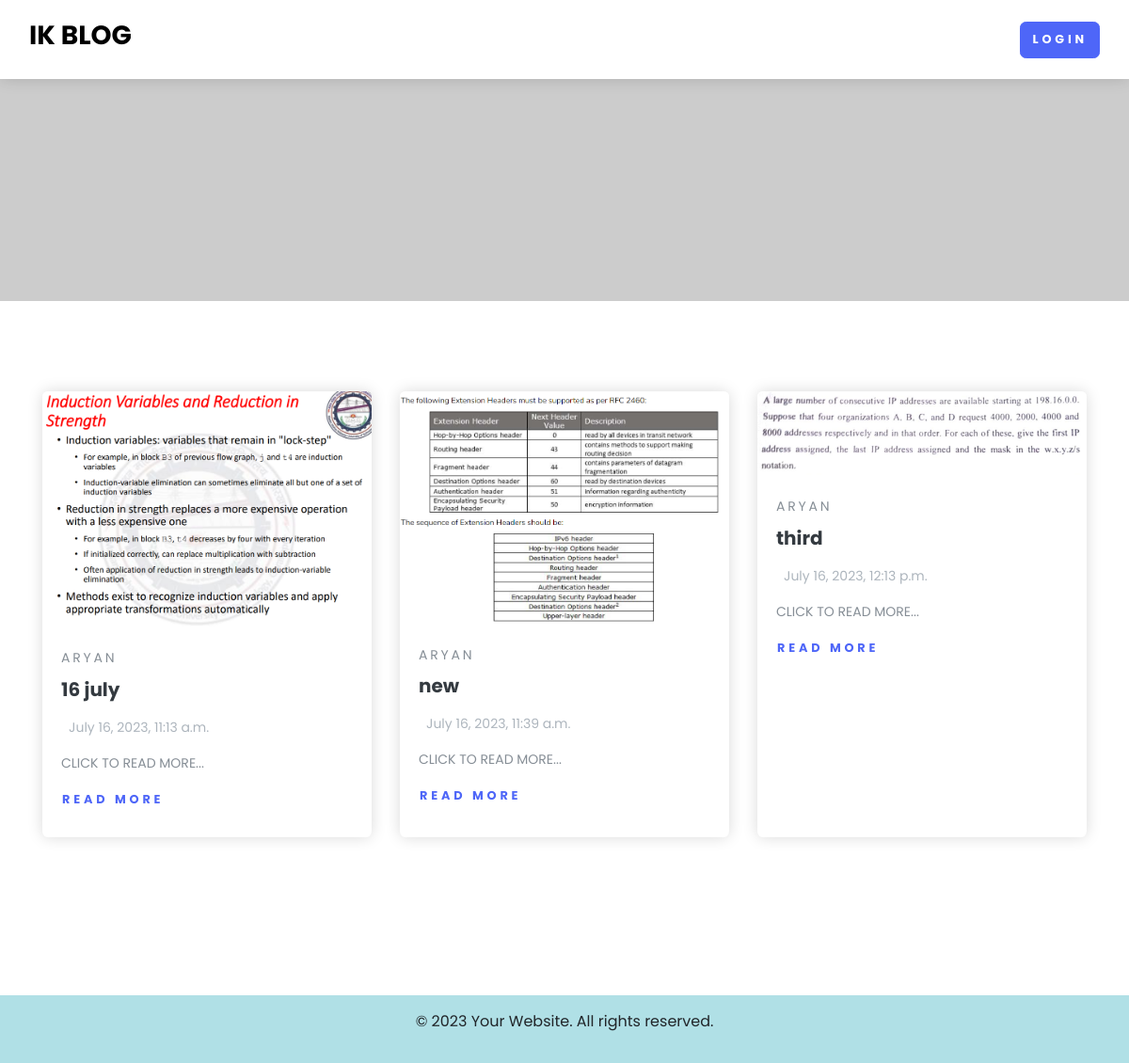
/, run on an earlier commit of the app's database.
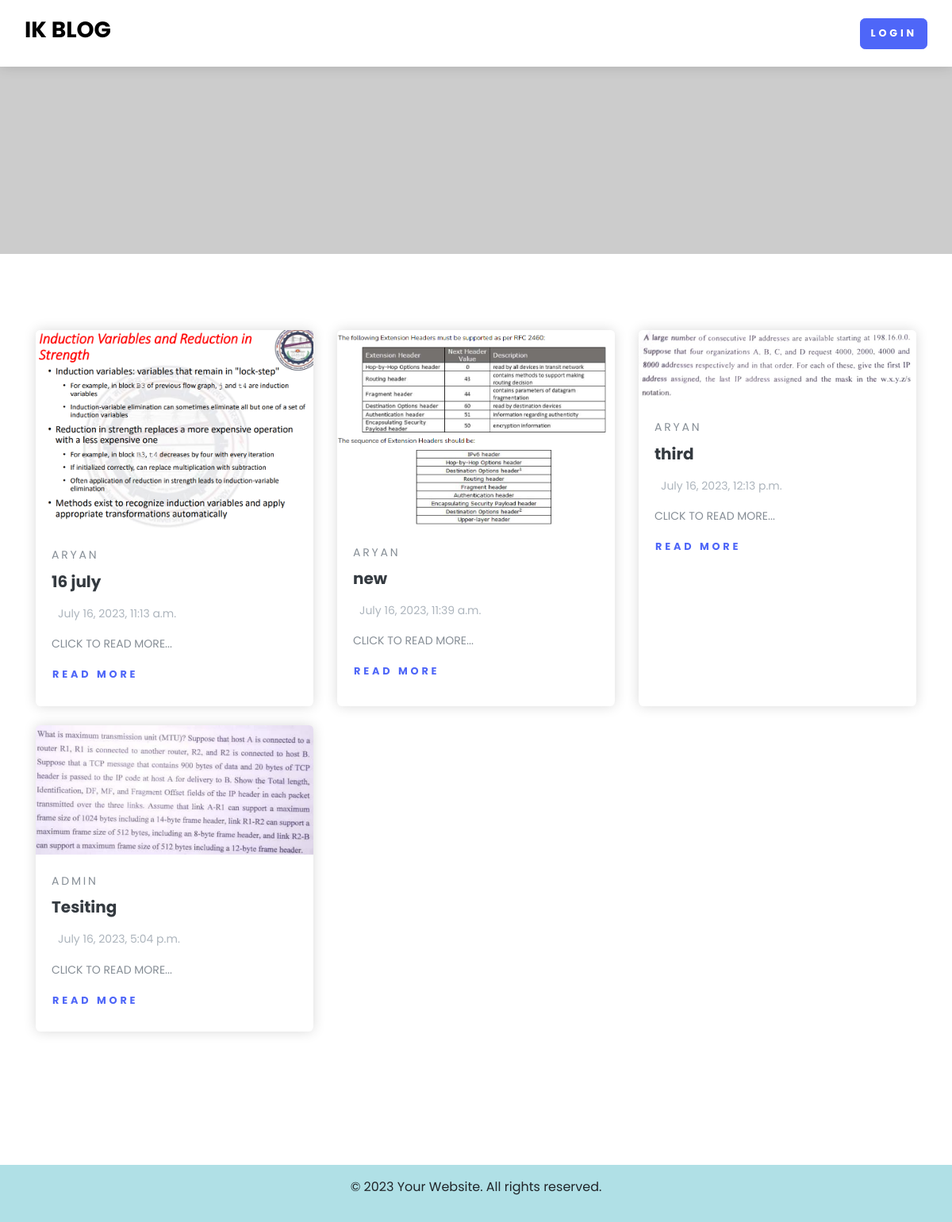
And on a later commit of the database.
### blog/models.py (models this page shows, shortened)
class BlogModel(models.Model):
    title = models.CharField(max_length=1000)
    content = FroalaField()
    user = models.ForeignKey(User, on_delete=models.CASCADE)
    image = models.ImageField(upload_to='static/images')
    created_at = models.DateTimeField(auto_now_add=True)
    updated_at = models.DateTimeField(auto_now=True)

### blog/views.py (the view)
# urls.py: path("", home, name="home"),
def home(request):
    context = {'blogs' : BlogModel.objects.all()}
    return render(request, 'home.html', context)

### templates/home.html (shortened to what this page needs)
{% extends "base.html" %} {% block body %}
<header class="header">
  <nav class="navbar navbar-expand-lg fixed-top shadow navbar-light bg-white">
    <div class="container-fluid">
      <div class="d-flex align-items-center">
        <a class="navbar-brand py-1" href="index-2.html">
          <h3>IK BLOG</h3>
        </a>
      </div>
      <div class="collapse navbar-collapse" id="navbarCollapse">
        <ul class="navbar-nav ml-auto">
          {% if request.user.is_authenticated %}
          <li class="nav-item mt-3 mt-lg-0 ml-lg-3 d-lg-none d-xl-inline-block">
            <a class="btn btn-primary" href="{% url 'add_blog' %}">Add Blog</a>
          </li>
          <li class="nav-item mt-3 mt-lg-0 ml-lg-3 d-lg-none d-xl-inline-block">
            <a class="btn btn-danger" href="{% url 'logout_view' %}">Logout</a>
          </li>
          {% else %}
          <li class="nav-item mt-3 mt-lg-0 ml-lg-3 d-lg-none d-xl-inline-block">
            <a class="btn btn-primary" href="{% url 'login_view' %}">Login</a>
          </li>
          {% endif %}
        </ul>
      </div>
    </div>
  </nav>
</header>
<div>
  <img
    style="width: 100vw; margin: 0; padding: 0"
    src="https://picsum.photos/seed/picsum/1500/400"
    alt=""
  />
</div>
<section class="py-6">
  <div class="container">
    <div class="row mb-5">
      {% for blog in blogs %}
      <div class="col-lg-4 col-sm-6 mb-4 hover-animate">
        <div class="card shadow border-0 h-100">
          <a href="{% url 'blog_detail' blog.title %}"
            ><img class="img-fluid card-img-top" src="{{blog.image}}" alt="..."
          /></a>
          <div class="card-body">
            <a
              class="text-uppercase text-muted text-sm letter-spacing-2"
              href="#"
              >{{blog.user.username}}
            </a>
            <h5 class="my-2">
              <a class="text-dark" href="post.html">{{blog.title}} </a>
            </h5>
            <p class="text-gray-500 text-sm my-3">
              {{blog.created_at}}
            </p>
            <p class="my-2 text-muted text-sm">CLICK TO READ MORE...</p>
            <a
              class="btn btn-link pl-0"
              href="{% url 'blog_detail' blog.title %}"
              >Read more</a>
          </div>
        </div>
      </div>
      {% endfor %}
    </div>
  </div>
</section>
<footer>
  <div
    style="
      width: 100vw;
      margin: 0;
      padding: 15px;
      text-align: center;
      background-color: powderblue;
    "
  >
    <div class="footer-content">
      <p>&copy; 2023 Your Website. All rights reserved.</p>
    </div>
  </div>
</footer>
{% endblock %}

### templates/base.html (shortened to what this page needs)
<!DOCTYPE html>
<html lang="en">
  <head>
    <link rel="stylesheet" href="/static/css/nouislider.css" />
    <link rel="stylesheet" href="/static/css/swiper.min.css" />
    <link rel="stylesheet" href="/static/css/magnific-popup.css" />
    <link
      rel="stylesheet"
      href="/static/css/default.css"
      id="theme-stylesheet"
    />
  </head>
  <body>
    {% block body %} {% endblock %}
  </body>
</html>

What changed in the data, as far as the page shows it:
added BlogModel: image (picture), user.username "ADMIN", title "Tesiting", created_at "July 16, 2023, 5:04 p.m."
